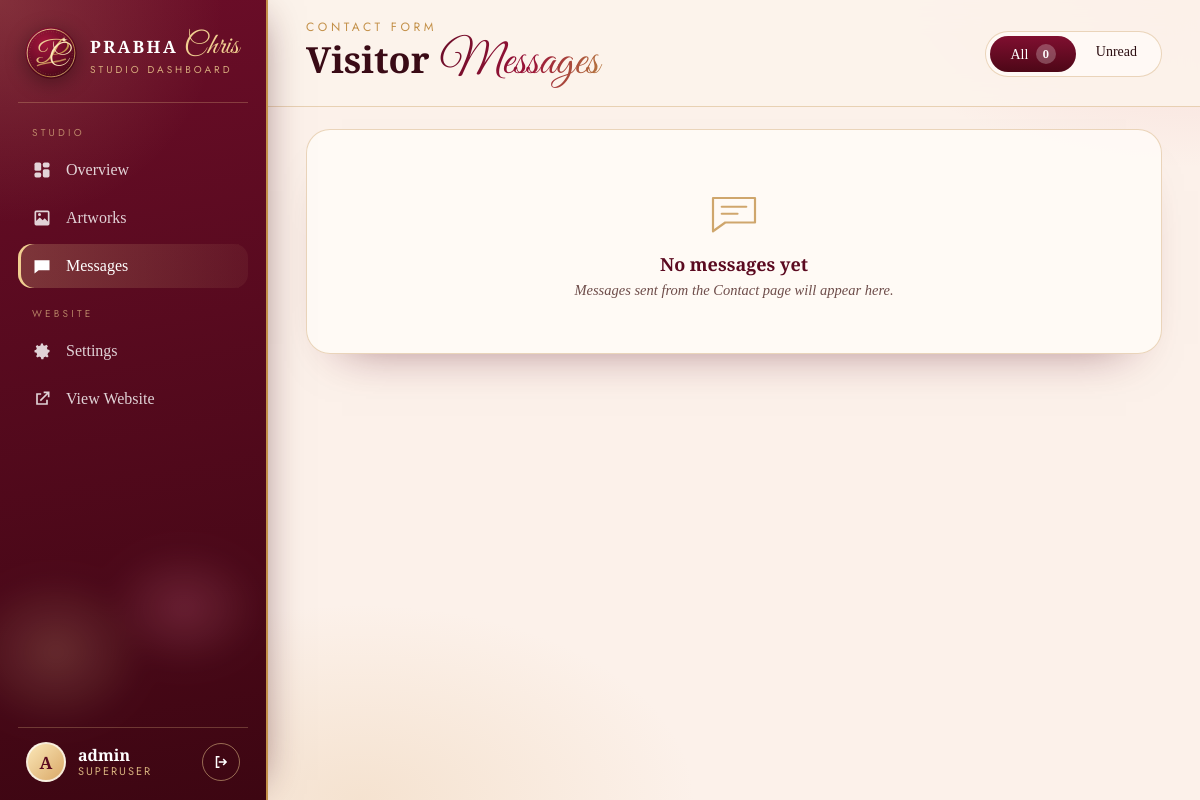
Before: /dashboard/messages (signed in) with the older database file.
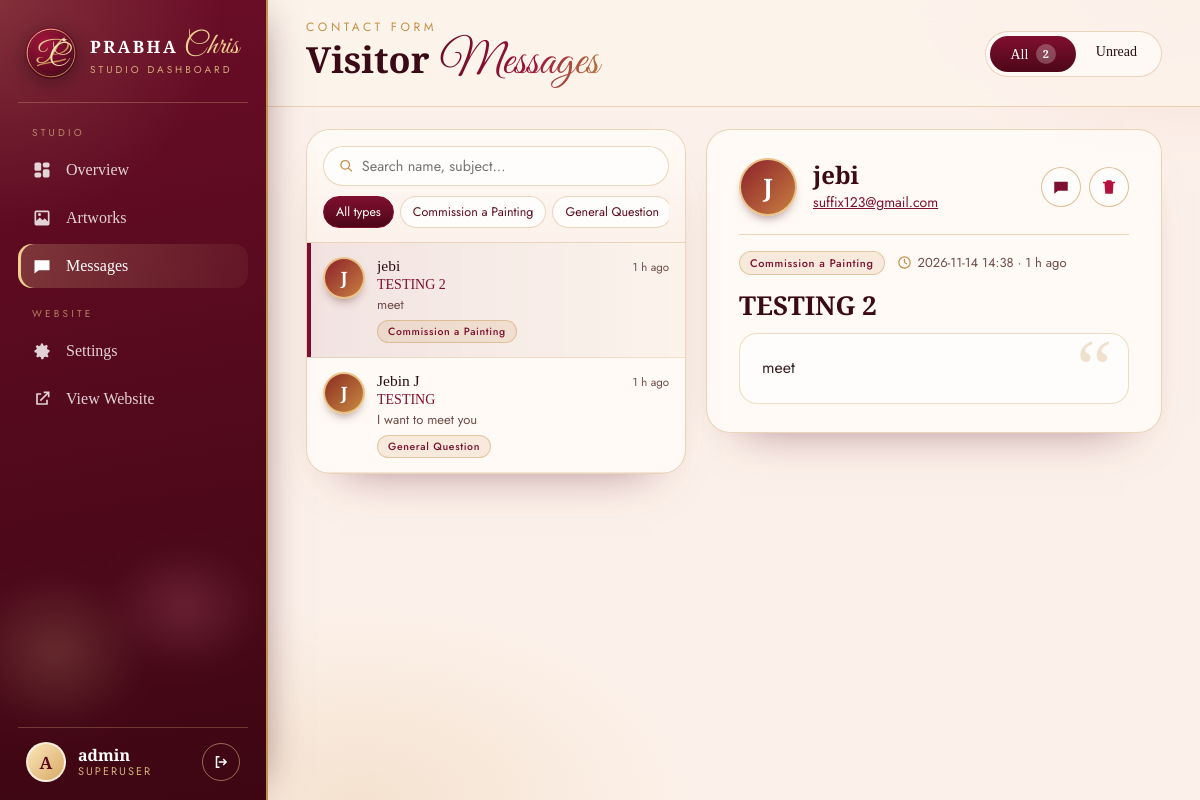
After: the same page with the newer database file.
### tables this page shows
CREATE TABLE inquiries (
            id INTEGER PRIMARY KEY AUTOINCREMENT,
            name TEXT NOT NULL,
            email TEXT NOT NULL,
            inquiry_type TEXT,
            subject TEXT NOT NULL,
            message TEXT NOT NULL,
            created_at TIMESTAMP DEFAULT CURRENT_TIMESTAMP
        , is_read INTEGER NOT NULL DEFAULT 0);

### app.py (the view)
@app.route('/dashboard/messages')
@superuser_required
def dash_messages():
    show = request.args.get('show', 'all')
    conn = get_db_connection()
    sql = 'SELECT * FROM inquiries' + (' WHERE is_read = 0' if show == 'unread' else '') + ' ORDER BY created_at DESC, id DESC'
    inquiries = conn.execute(sql).fetchall()
    selected = None
    sel_id = request.args.get('id', type=int)
    if sel_id:
        selected = conn.execute('SELECT * FROM inquiries WHERE id = ?', (sel_id,)).fetchone()
    elif inquiries:
        selected = inquiries[0]
    if selected and not selected['is_read'] and sel_id:
        conn.execute('UPDATE inquiries SET is_read = 1 WHERE id = ?', (selected['id'],))
        conn.commit()
        selected = conn.execute('SELECT * FROM inquiries WHERE id = ?', (selected['id'],)).fetchone()
        inquiries = conn.execute(sql).fetchall()
    counts = {
        'all': conn.execute('SELECT COUNT(*) FROM inquiries').fetchone()[0],
        'unread': conn.execute('SELECT COUNT(*) FROM inquiries WHERE is_read = 0').fetchone()[0],
    }
    types = [r[0] for r in conn.execute('SELECT DISTINCT inquiry_type FROM inquiries WHERE inquiry_type IS NOT NULL ORDER BY 1')]
    conn.close()
    return render_template('admin/messages.html', inquiries=inquiries, selected=selected, show=show,
                           counts=counts, types=types, active='messages')

### app.py (called while the page is built)
def get_db_connection():
    conn = sqlite3.connect('gallery.db')
    conn.row_factory = sqlite3.Row
    return conn

def get_setting(key, default=None):
    conn = get_db_connection()
    row = conn.execute('SELECT value FROM settings WHERE key = ?', (key,)).fetchone()
    conn.close()
    return row['value'] if row else default

@app.context_processor
def inject_hero_image():
    return {'hero_image': get_setting('hero_image', DEFAULT_HERO_IMAGE)}

def current_user():
    if 'user' not in g:
        g.user = None
        uid = session.get('user_id')
        if uid:
            conn = get_db_connection()
            g.user = conn.execute('SELECT id, username, is_superuser FROM users WHERE id = ?', (uid,)).fetchone()
            conn.close()
    return g.user

def superuser_required(view):
    @wraps(view)
    def wrapped(*args, **kwargs):
        user = current_user()
        if user is None:
            return redirect(url_for('login', next=request.path))
        if not user['is_superuser']:
            abort(403)
        return view(*args, **kwargs)
    return wrapped

### templates/admin/messages.html (shortened to what the changed rows need)
{% extends "admin/base.html" %}
{% block heading %}Visitor <em>Messages</em>{% endblock %}
{% block actions %}
<div class="ad-tabs">
    <a href="{{ url_for('dash_messages', show='all') }}" class="{{ 'on' if show == 'all' }}">All <b class="soft">{{ counts.all }}</b></a>
</div>
{% endblock %}
{% block content %}
{% if not inquiries and not selected %}
<section class="ad-card"><div class="ad-empty">
    <svg viewBox="0 0 64 64" aria-hidden="true"><path d="M8 16h48v28H22l-14 10z" fill="none" stroke="currentColor" stroke-width="2.5" stroke-linejoin="round"/><path d="M18 26h28M18 34h18" stroke="currentColor" stroke-width="2.5" stroke-linecap="round"/></svg>
    <b>{{ 'No unread messages' if show == 'unread' else 'No messages yet' }}</b>
    <span>{{ 'You are all caught up.' if show == 'unread' else 'Messages sent from the Contact page will appear here.' }}</span>
</div></section>
{% else %}
<div class="ib {{ 'has-sel' if request.args.get('id') }}">
    <aside class="ib-list">
        <div class="ib-list-tools">
            <label class="ad-search"><svg viewBox="0 0 24 24"><circle cx="11" cy="11" r="6.5" fill="none" stroke="currentColor" stroke-width="2"/><path d="m16 16 4.5 4.5" stroke="currentColor" stroke-width="2" stroke-linecap="round"/></svg><input type="search" id="ibQ" placeholder="Search name, subject…" aria-label="Search messages"></label>
            {% if types %}
            <div class="ib-types" id="ibTypes">
                <button type="button" class="on" data-type="">All types</button>
                {% for t in types %}<button type="button" data-type="{{ t }}">{{ t }}</button>{% endfor %}
            </div>
            {% endif %}
        </div>
        <div class="ib-items" id="ibItems">
            {% for q in inquiries %}
            <a class="ib-item {{ 'unread' if not q.is_read }} {{ 'sel' if selected and q.id == selected.id }}" href="{{ url_for('dash_messages', show=show, id=q.id) }}"
               data-type="{{ q.inquiry_type or '' }}" data-text="{{ (q.name ~ ' ' ~ q.email ~ ' ' ~ q.subject ~ ' ' ~ q.message) | lower }}">
                <span class="ib-av" style="--h: {{ (q.name | length * 37) % 360 }}">{{ q.name[:1] | upper }}</span>
                <span class="ib-item-body">
                    <span class="ib-item-top"><b>{{ q.name }}</b><time title="{{ q.created_at }}">{{ q.created_at | ago }}</time></span>
                    <span class="ib-item-sub">{{ q.subject }}</span>
                    <span class="ib-item-snip">{{ q.message | truncate(70) }}</span>
                    {% if q.inquiry_type %}<span class="ad-pill">{{ q.inquiry_type }}</span>{% endif %}
                </span>
            </a>
            {% else %}
            <p class="ad-empty-line" style="padding: 20px">No unread messages — you're all caught up.</p>
            {% endfor %}
        </div>
    </aside>
    <section class="ib-read">
        {% if selected %}
        {% set q = selected %}
        <header class="ib-head">
            <span class="ib-av lg" style="--h: {{ (q.name | length * 37) % 360 }}">{{ q.name[:1] | upper }}</span>
            <div class="ib-who">
                <h2>{{ q.name }}</h2>
                <a href="mailto:{{ q.email }}">{{ q.email }}</a>
            </div>
            <div class="ib-head-actions">
                {% for act, label, icon in ([('unread', 'Mark unread', 'M3 5h18v12H8l-5 4z')] if q.is_read else [('read', 'Mark read', 'M9 16.2 4.8 12l-1.4 1.4L9 19 21 7l-1.4-1.4z')]) + [('delete', 'Delete', 'M6 7h12l-1 14H7zm3-4h6l1 2h4v2H4V5h4z')] %}
                <form method="POST" action="{{ url_for('dash_message_action', msg_id=q.id, action=act) }}" {% if act == 'delete' %}onsubmit="return confirm('Delete this message from {{ q.name }}?')"{% endif %}>
                    <button class="ib-icon {{ 'danger' if act == 'delete' }}" type="submit" title="{{ label }}" aria-label="{{ label }}"><svg viewBox="0 0 24 24"><path d="{{ icon }}"/></svg></button>
                </form>
                {% endfor %}
            </div>
        </header>
        <div class="ib-meta">
            {% if q.inquiry_type %}<span class="ad-pill">{{ q.inquiry_type }}</span>{% endif %}
            <span class="ib-meta-time"><svg viewBox="0 0 24 24"><circle cx="12" cy="12" r="9" fill="none" stroke="currentColor" stroke-width="2"/><path d="M12 7v5l3.5 2" fill="none" stroke="currentColor" stroke-width="2" stroke-linecap="round"/></svg>{{ q.created_at[:16] }} · {{ q.created_at | ago }}</span>
        </div>
        <h3 class="ib-subject">{{ q.subject }}</h3>
        <div class="ib-body">{{ q.message }}</div>
        {% endif %}
    </section>
</div>
{% endif %}
{% endblock %}

Changed rows visible on the page:
added inquiries: {{ (q.name | length * 37) % 360 }} 148 (drawn), name "J", name "jebi", created_at|ago "1 h ago", subject "TESTING 2", message "meet", inquiry_type "Commission a Painting", email "suffix123@gmail.com", is_read 1 (drawn), created_at "2026-11-14 14:38"
added inquiries: {{ (q.name | length * 37) % 360 }} 259 (drawn), name "J", name "Jebin J", created_at|ago "1 h ago", subject "TESTING", message "I want to meet you", inquiry_type "General Question"
Other visible differences:
{{ counts.all }}: "0" → "2"
{{ 'No unread messages' if show == 'unread' else 'No messages yet' }}: "No messages yet" → (not shown)
text no longer shown: "Messages sent from the Contact page will appear here."
text now shown: "All types ·"
new list line: "Commission a Painting"
new list line: "General Question"
